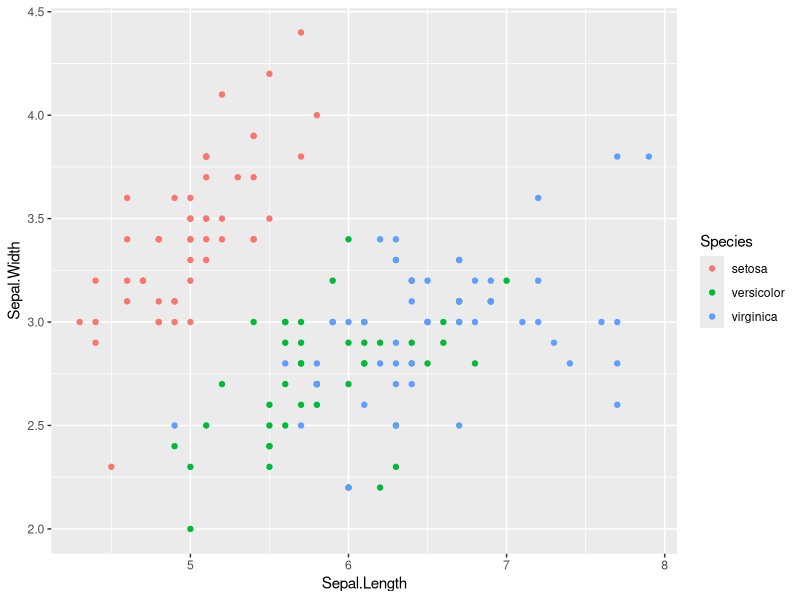
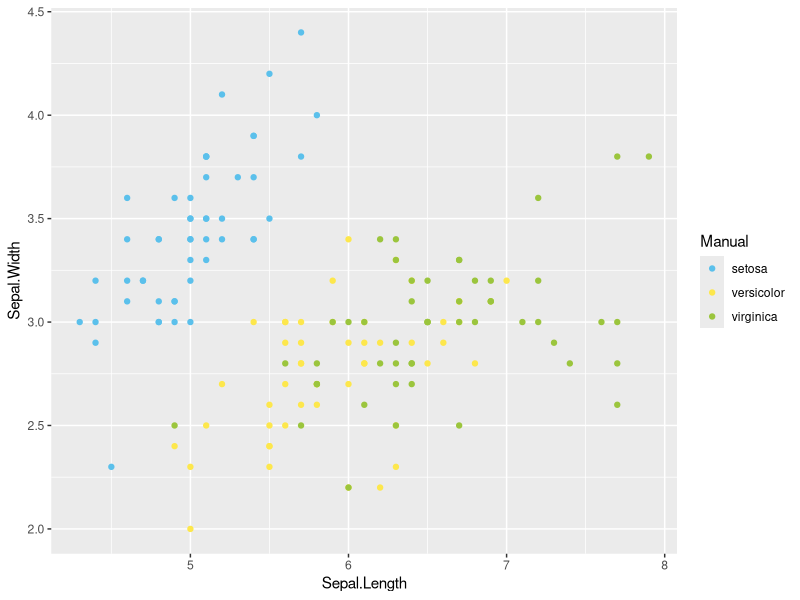

R code for these plots, in order:
## ---- chunk 1

## ---- chunk 2
# load the packages you need
library(dplyr)
library(tidyr)
library(tidyverse)
#library(stringr)
library(ggplot2)
#library(plotly)
#library(pheatmap)
#library(DESeq2)
#library(edgeR)
library(kableExtra)
## ---- chunk 3
p <- ggplot(iris)+geom_point(aes(x=Sepal.Length,
                     y=Sepal.Width,color=Species))
p
## ---- chunk 4
p + scale_color_manual(
     name="Manual",
     values=c("#5BC0EB","#FDE74C","#9BC53D"))
## ---- chunk 5
